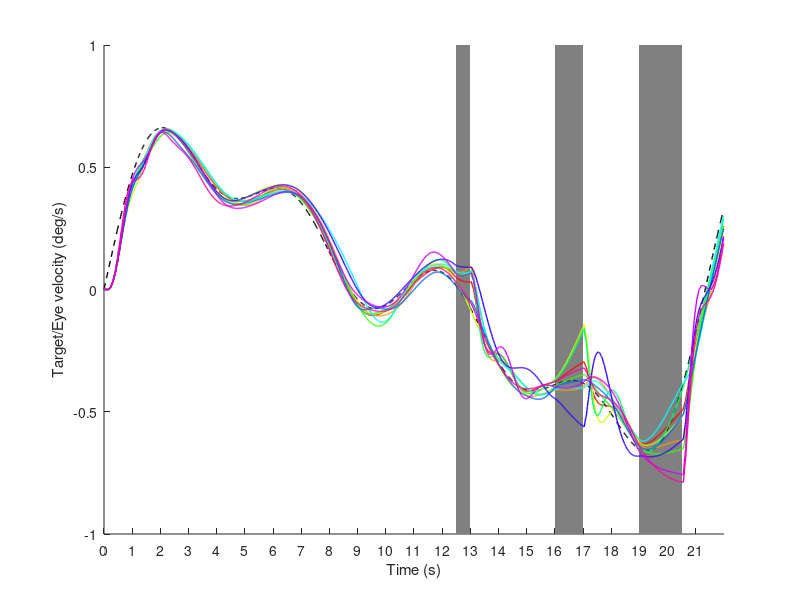

This figure's MATLAB source:
% Script to run the predictive smooth pursuit of random target
% Author : Hirak J Kashyap, UC Irvine
% Based on FORCE learning code by David Sussillo (Neuron 2009)
% 输出：velocity_fig.jpg
disp('Clearing workspace');
clear;

rng(0);          % For reproducibility -- any seed is fine
target = "sine"; % whether to run the predicitve "sine" exp. or initiation "ramp"exp.
numTrials = 10;  % #trials of the experiment
feedback = 1;    % Output feedback to the RNN 0/1
N = 500;         % Number of neurons in RNN
p = 1.0;         % 1/width of initial weight distribution
dt = 0.001;
dtt = dt * 50;
step = 16;       % Units of dt in a simulation step
g = 1.5;		 % g greater than 1 leads to chaotic networks.
wf = 2.0*(rand(N,1)-0.5); % Feedback weights
delay = 80/step; % Length of biophysical input delay 
learn_every = delay;

if target == "sine"
    nsecs = 22; % Experiment time in seconds
    blankStart = [12.5 16 19]; % start time(s) of blank period(s) separated by comma(s)
    blankEnd = [13 17 20.5];   % end time(s) of blank period(s) separated by comma(s)
    startStim = 0;     % Simulation start time
    nsecs = nsecs/step;
    gain = 2;          % leaky-integrator gain
    alpha = 100;       % P matrix initialized to 1/alpha
    freq = 0.5*3;      % Frequency of the sinusoidal target
    amp = 0.7;         % Amplitude of the sinusoidal target
    
    simtime = 0:dt:nsecs-dt;
    simtime_len = length(simtime);
    %ft = (amp/1.0)*sin(32*pi*freq*simtime);  % Target function
    ft = (amp/1.0)*sin(1.0*pi*freq*simtime) + ...
     (amp/2.0)*sin(2.0*pi*freq*simtime) + ...
     (amp/6.0)*sin(3.0*pi*freq*simtime) + ...
     (amp/3.0)*sin(4.0*pi*freq*simtime);
    ft = ft/1.5;
    filename = strcat("pursuit_",target,"_",num2str(amp),".mat"); % save output to this file
    yMin = -1;%-abs(amp)*2;
    yMax = 1;%abs(amp)*2;

elseif target == "ramp"
    nsecs = 4;
    startStim = 0.4;
    blankStart = [];
    blankEnd = [];
    
    nsecs = nsecs/step;
    startStim = startStim/step;
    gain = 0.5;
    alpha = 1.25;
    amp =19;
    
    simtime = 0:dt:nsecs-dt;
    simtime_len = length(simtime);
    dtStartStim = floor((startStim/nsecs)*length(simtime));
    ft = [zeros(1,dtStartStim),ones(1,simtime_len-dtStartStim)].*amp;
    filename = strcat("pursuit_",target,"_",num2str(amp),".mat");
    yMin = -5;
    yMax = 30;
end

tm = 8; % Time constant of the leaky integrator

% Create mask for the blank period(s)
mask = zeros(1, length(simtime)); 
for iBlank = 1:size(blankStart,2)
    dtStart = floor(((blankStart(iBlank)/step)/nsecs)*length(simtime));
    dtEnd = floor(((blankEnd(iBlank)/step)/nsecs)*length(simtime));
    mask(dtStart:dtEnd) = 1;
end

% for print
linewidth = 1;
fontsize = 14;
fontweight = 'bold';

scale = 1.0/sqrt(p*N);
nRec2Out = N;

wo_len_t = zeros(1,simtime_len, numTrials);
zt_t = zeros(1,simtime_len, numTrials);
wr_sample100 = zeros(100,simtime_len, numTrials);
error_avg_train_t = zeros(1, numTrials);

internal_wt_t = zeros(N, N, numTrials);
output_wt_t = zeros(nRec2Out, 1, numTrials);

for trial = 1:numTrials
    trial
    % initialize all the dynamic states
    li = 0; % leaky integrator state
    eig_written = 0;
    
    M = randn(N,N)*g*scale; % RNN weight matrix
    wo = zeros(nRec2Out,1); % readout weight matrix
    dw = zeros(nRec2Out,1); % weight change

    wo_len = zeros(1,simtime_len);    
    rPr_len = zeros(1,simtime_len);
    zt = zeros(1,simtime_len); % output predicition signal

    x0 = 0.5*randn(N,1); % neuron states
    z0 = 0.5*randn(1,1); % prediction start

    x = x0; 
    r = tanh(x);         % Non-linearity of neurons
    xp = x0;
    z = z0; 
    e = 0;                         % error initialization
    ti = 0;                        % count of time steps
    P = (1.0/alpha)*eye(nRec2Out); % Learning rate matrix of FORCE learning
    for t = simtime
        ti = ti+1;	

        % sim, so x(t) and r(t) are created.

        if(feedback == 1)
            x = (1.0-dtt)*x + M*(r*dtt)+ wf*(z*dtt);
        else
            x = (1.0-dtt)*x + M*(r*dtt);
        end
        r = tanh(x);
        z = wo'*r;
        li = li + 1/tm * (- li + gain*z);

        if mod(ti-1, learn_every) == 0 && ~mask(ti)
            % update inverse correlation matrix
            k = P*r;
            rPr = r'*k;
            c = 1.0/(1.0 + rPr);
            P = P - k*(k'*c);

            % update the error for the linear readout
            if ti > delay
                e = zt(ti-delay) - ft(ti-delay);
            else
                e = 0;
            end

            % update the output weights
            dw = -e*k*c;
            wo = wo + dw;

            % update the internal weight matrix using the output's error
            M = M + repmat(dw', N, 1);
        end

        % Store the output of the system.
        zt(ti) = li;
        wo_len(ti) = sqrt(wo'*wo);
    end
    error_avg_train = sum(abs(zt-ft))/simtime_len;
    wo_len_t(:,:,trial) = wo_len;
    zt_t(:,:,trial) = zt;
    error_avg_train_t(:,trial) = error_avg_train;
end

%%
colorVec = hsv(numTrials);
figure;
ylim([yMin yMax]);
xlim([0 22]);
set(gca,'XTick',[simtime(1):1/step:simtime(end)]*step);
for iBlank = 1:size(blankStart,2)
    rectangle('Position', [blankStart(iBlank),yMin,blankEnd(iBlank)-blankStart(iBlank),(yMax-yMin)], 'FaceColor',[0.5 .5 .5],'EdgeColor','none');
end
hold on;
plot(simtime*step, ft, '--', 'linewidth', linewidth, 'color', 'black');

for trial=1:numTrials
    plot(simtime*step, zt_t(:,:,trial), 'linewidth', linewidth, 'color', colorVec(trial,:));
end
    
%title('', 'fontsize', fontsize, 'fontweight', fontweight);
xlabel('Time (s)');%, 'fontsize', fontsize, 'fontweight', fontweight);
ylabel('Target/Eye velocity (deg/s)');%, 'fontsize', fontsize, 'fontweight', fontweight);
hold off;
save(filename, 'zt_t', 'nsecs', 'simtime', 'step', 'ft', 'numTrials', 'amp', 'blankStart', 'blankEnd', 'delay', 'mask', 'startStim');

%% Save figure to local file
% velocity_fig = gca;
% conf
% output_file_name =fullfile(latex_home, 'imgs', 'velocity_fig');  % latex image path
% print(output_file_name, '-djpeg', '-f1', '-r600');
